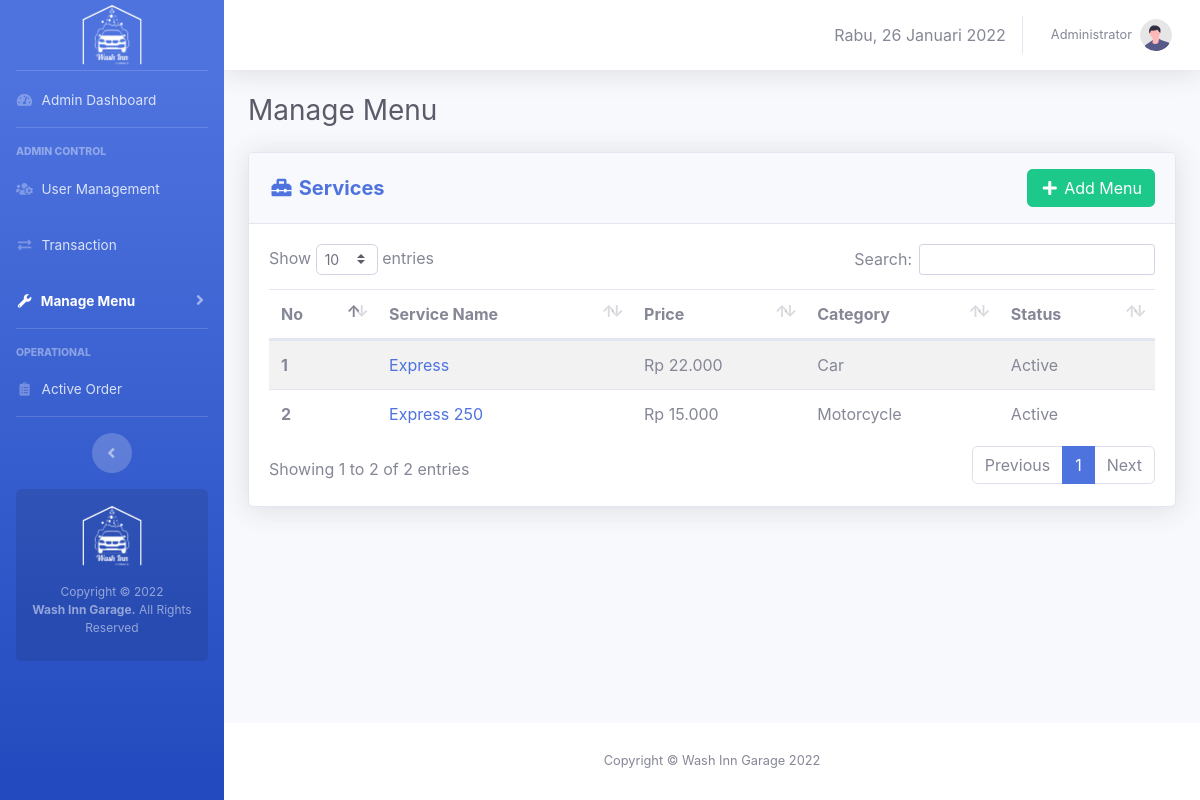
Before: /admin/service-menu.php (signed in) with the older database file.
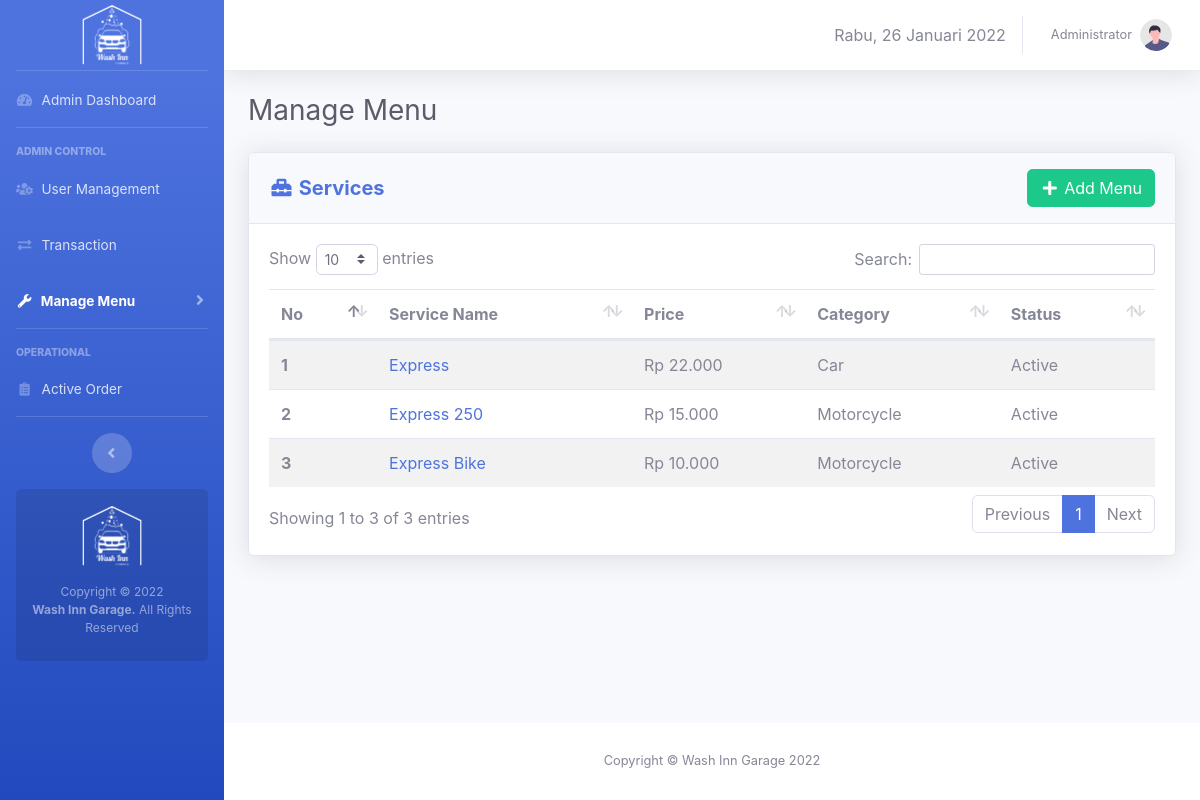
After: the same page with the newer database file.
### tables this page shows
CREATE TABLE `menus` (
  `id` int(10) NOT NULL,
  `type` enum('service','merchandise','food','beverage') NOT NULL,
  `category` enum('Car','Motorcycle') DEFAULT NULL,
  `name` varchar(50) NOT NULL,
  `price` varchar(10) NOT NULL,
  `image` varchar(100) DEFAULT NULL,
  `description` varchar(1000) DEFAULT NULL,
  `stock` int(10) DEFAULT NULL,
  `status` enum('active','inactive','out of stock') NOT NULL
);

### core/init.php (called while the page is built, shortened)
<?php
if (!empty($_SERVER['HTTPS']) && ('on' == $_SERVER['HTTPS'])) {
  $home = 'https://';
} else {
  $home = 'http://';
}
$home   .= $_SERVER['HTTP_HOST'] .'/washinngarage';
$assets  = $home.'/assets';
?>

### admin/service-menu.php (the view, shortened to what this page needs)
<?php
	require_once 'admin-only.php';
    $i = 1;
    $query_getServices = "SELECT * FROM menus WHERE type = 'service'";
    $execute_getServices = mysqli_query($link, $query_getServices);
 ?>
 <!DOCTYPE html>
<html>
<head>
	<link rel="stylesheet" type="text/css" href="<?=$assets?>/css/sb-admin-2.min.css">
	<link href="<?=$assets?>/vendor/fontawesome-free/css/all.min.css" rel="stylesheet" type="text/css">
    <link href="<?=$assets?>/vendor/datatables/dataTables.bootstrap4.min.css" rel="stylesheet">
</head>
<body class="page-top">
    <div id="wrapper">
        <?php require_once 'view-template/sidebar.php'; ?>
        <div id="content-wrapper" class="d-flex flex-column">
            <div id="content">
                <?php require_once 'view-template/topbar.php'; ?>
                <div class="container-fluid">
                    <div class="d-sm-flex align-items-center justify-content-between mb-4">
                        <h1 class="h3 mb-0 text-gray-800">Manage Menu </h1>
                    </div>
                    <div class="row">
                        <div class="col-xl-12 col-lg-12" id="panelUtama">
                            <div class="card shadow mb-4">
                                <div
                                    class="card-header py-3 d-flex flex-row align-items-center justify-content-between">
                                    <h5 class="m-0 font-weight-bold text-primary"><i class="fas fa-toolbox fa-fw"></i> Services</h5>
                                    <a data-toggle="modal" data-target="#addMenuModal" class="btn btn-success"><i class="fas fa-plus fa-fw"></i> Add Menu</a>
                                </div>
                                <div class="card-body">
                                    <table class="table table-striped" id="services">
                                      <thead>
                                        <tr>
                                          <th scope="col">No</th>
                                          <th scope="col">Service Name</th>
                                          <th scope="col">Price</th>
                                          <th scope="col">Category</th>
                                          <th scope="col">Status</th>
                                        </tr>
                                      </thead>
                                      <tbody>
                                        <?php while ($service = mysqli_fetch_assoc($execute_getServices)) {
                                            $status = ($service['status'] == 'active')?'Active':'Inactive';
                                            $type = ($service['type'] == 'service')?'Service':'other';
                                            $price = 'Rp '.number_format($service['price'],0,',','.')
                                        ?>
                                        <tr onclick="openDetail('<?= $service['image'].'\',\''.$service['name'].'\',\''.$type.'\',\''.$service['category'].'\',\''.$price.'\',\''.$status.'\',\''.$service['description'].'\',\''.$service['id'].'\',\''.$service['price'] ?>')">
                                          <th scope="row"><?= $i ?></th>
                                          <td><a href="#"  class="text-decoration-none"><?= $service['name']?></a></td>
                                          <td><?= $price?></td>
                                          <td><?= $service['category'] ?></td>
                                          <td><?= $status ?></td>
                                        </tr>
                                        <?php $i++;} ?>
                                      </tbody>
                                    </table>
                                </div>
                            </div>
                        </div>
                    </div>
                </div>
            </div>
        <?php require_once "view-template/footer.php" ?>
        </div>
    </div>
</body>
</html>

Changed rows visible on the page:
added menus: name "Express Bike", price "Rp 10.000", category "Motorcycle", status "Active"
Other visible differences:
text written by a page script: "Show entries Search: Showing 1 to 2 of 2 entries Previous 1 Next" → "Show entries Search: Showing 1 to 3 of 3 entries Previous 1 Next"
